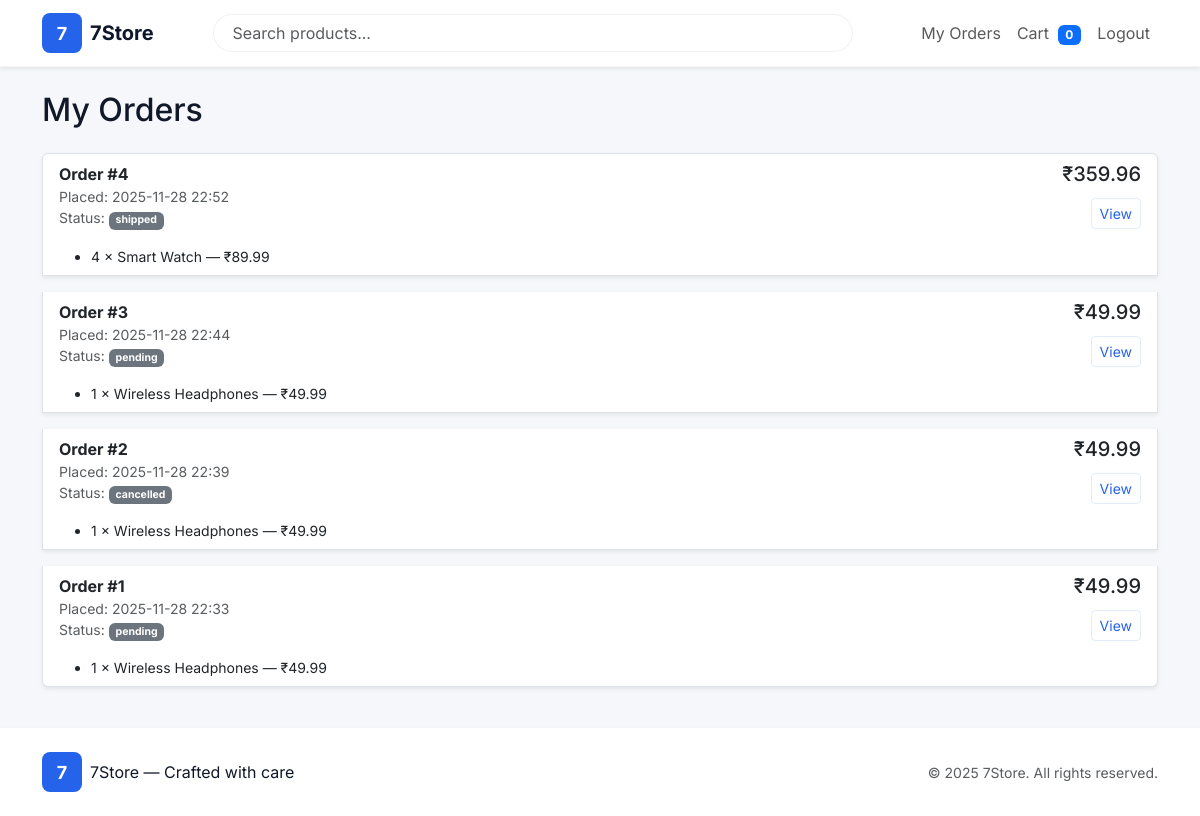
/orders (signed in), run on the app's committed database.
### models.py (models this page shows, shortened)
class Order(db.Model):
    __tablename__ = "order"
    id = db.Column(db.Integer, primary_key=True)
    user_id = db.Column(db.Integer, nullable=True, index=True)
    total_amount = db.Column(db.Float, nullable=False)
    status = db.Column(db.String(50), default="pending", index=True)
    stripe_session_id = db.Column(db.String(255), nullable=True, index=True)
    created_at = db.Column(db.DateTime, default=datetime.utcnow)
    items = db.relationship("OrderItem", back_populates="order", cascade="all, delete-orphan")

class OrderItem(db.Model):
    __tablename__ = "order_item"
    id = db.Column(db.Integer, primary_key=True)
    order_id = db.Column(db.Integer, db.ForeignKey("order.id"), nullable=False, index=True)
    product_id = db.Column(db.Integer, db.ForeignKey("product.id"), nullable=False)
    product_name = db.Column(db.String(255), nullable=False)
    quantity = db.Column(db.Integer, nullable=False)
    unit_price = db.Column(db.Float, nullable=False)
    order = db.relationship("Order", back_populates="items")

### shop.py (the view)
@shop_bp.route("/orders")
@login_required
def my_orders():
    orders = Order.query.filter_by(user_id=current_user.id).order_by(Order.created_at.desc()).all()
    return render_template("orders.html", orders=orders)

### templates/orders.html (shortened to what this page needs)
{% extends "base.html" %}
{% block content %}
<h2 class="mb-4">My Orders</h2>
{% if not orders %}
  <div class="alert alert-light">You have no orders yet.</div>
{% else %}
  <div class="list-group">
    {% for o in orders %}
      <div class="list-group-item mb-3 shadow-sm">
        <div class="d-flex justify-content-between">
          <div>
            <strong>Order #{{ o.id }}</strong>
            <div class="small text-muted">Placed: {{ o.created_at.strftime('%Y-%m-%d %H:%M') if o.created_at else '-' }}</div>
            <div class="small text-muted">Status: <span class="badge bg-{{ 'success' if o.status=='paid' else 'secondary' }}">{{ o.status }}</span></div>
          </div>
          <div class="text-end">
            <div class="h5 mb-1">{{ (o.total_amount if o.total_amount is not none else 0)|inr }}</div>
            <a href="{{ url_for('shop.order_detail', oid=o.id) }}" class="btn btn-sm btn-outline-primary mt-2">View</a>
          </div>
        </div>
        <div class="mt-3">
          <ul class="mb-0 small">
            {% for it in o.items %}
              <li>
                {{ (it.quantity if it.quantity is not none else (it.qty if it.qty is not none else 1)) }} ×
                {{ (it.product_name if it.product_name else (it.product.name if it.product else 'Item')) }}
                — {{ (it.unit_price if it.unit_price is not none else (it.price if it.price is not none else 0))|inr }}
              </li>
            {% endfor %}
          </ul>
        </div>
      </div>
    {% endfor %}
  </div>
{% endif %}
{% endblock %}

### templates/base.html (shortened to what this page needs)
<!doctype html>
<html lang="en">
<head>
  <link href="https://cdn.jsdelivr.net/npm/bootstrap@5.3.2/dist/css/bootstrap.min.css" rel="stylesheet">
  <link rel="stylesheet" href="{{ url_for('static', filename='css/styles.css') }}">
</head>
<body>
<nav class="navbar navbar-expand-lg navbar-white bg-white shadow-sm">
  <div class="container">
    <a class="navbar-brand d-flex align-items-center" href="{{ url_for('shop.home') }}">
      <div class="brand-mark">7</div>
      <div class="ms-2 brand-text">7Store</div>
    </a>
    <div class="collapse navbar-collapse" id="navMenu">
      <form class="d-flex mx-auto me-3"
            action="{{ url_for('shop.search') }}"
            method="get"
            style="max-width:640px; width:100%;">
        <input name="q"
               class="form-control search-input"
               type="search"
               placeholder="Search products..."
               value="{{ request.args.get('q','') }}">
      </form>
      <ul class="navbar-nav ms-auto align-items-center">
        {% if current_user.is_authenticated %}
          <li class="nav-item">
            <a class="nav-link" href="{{ url_for('shop.my_orders') }}">My Orders</a>
          </li>
          <li class="nav-item">
            <a class="nav-link" href="{{ url_for('shop.cart_view') }}">
              Cart <span class="badge bg-primary ms-1">{{ cart_quantity or 0 }}</span>
            </a>
          </li>
          <li class="nav-item">
            <a class="nav-link" href="{{ url_for('auth.logout') }}">Logout</a>
          </li>
        {% endif %}
      </ul>
    </div>
  </div>
</nav>
<main class="container my-4">
  {% block content %}{% endblock %}
</main>
<footer class="site-footer py-4">
  <div class="container d-flex justify-content-between align-items-center">
    <div class="d-flex align-items-center">
      <div class="brand-mark small">7</div>
      <div class="ms-2">7Store — Crafted with care</div>
    </div>
    <small class="text-muted">&copy; {{ now().year }} 7Store. All rights reserved.</small>
  </div>
</footer>
</body>
</html>

### static/css/styles.css (style rules this page uses)
:root { --accent: #2563eb; --muted: #6b7280; --card: #ffffff; --bg: #f6f7fb; --radius: 12px; --shadow-sm: 0 6px 18px rgba(17,24,39,0.06); }
* { box-sizing: border-box; }
body { font-family: 'Inter', system-ui, -apple-system, "Segoe UI", Roboto, "Helvetica Neue", Arial; background: var(--bg); color: #111827; -webkit-font-smoothing:antialiased; -moz-osx-font-smoothing:grayscale; margin: 0; }
a { text-decoration: none; }
.navbar { border-bottom: 1px solid rgba(15,23,42,0.04); }
.brand-mark { height:40px; width:40px; display:inline-flex; align-items:center; justify-content:center; background:var(--accent); color:white; border-radius:8px; font-weight:700; font-size:18px; }
.brand-text { font-weight:700; font-size:20px; color:#0f172a; }
.search-input { border-radius: 999px; padding-left:18px; padding-right:18px; box-shadow: none; border:1px solid rgba(15,23,42,0.06); }
.site-footer { background: #fff; border-top:1px solid rgba(15,23,42,0.04); }
.btn-outline-primary { color: var(--accent); border-color: rgba(37,99,235,0.12); }

### data on the page
Order: id "4", created_at "2025-11-28 22:52", status "shipped", total_amount "₹359.96"
OrderItem: quantity "4", product_name "Smart Watch", unit_price "₹89.99"
Order: id "3", created_at "2025-11-28 22:44", status "pending", total_amount "₹49.99"
OrderItem: quantity "1", product_name "Wireless Headphones", unit_price "₹49.99"
Order: id "2", created_at "2025-11-28 22:39", status "cancelled", total_amount "₹49.99"
OrderItem: quantity "1", product_name "Wireless Headphones", unit_price "₹49.99"
Order: id "1", created_at "2025-11-28 22:33", status "pending", total_amount "₹49.99"
OrderItem: quantity "1", product_name "Wireless Headphones", unit_price "₹49.99"

### other printed values
{{ cart_quantity or 0 }} "0"
